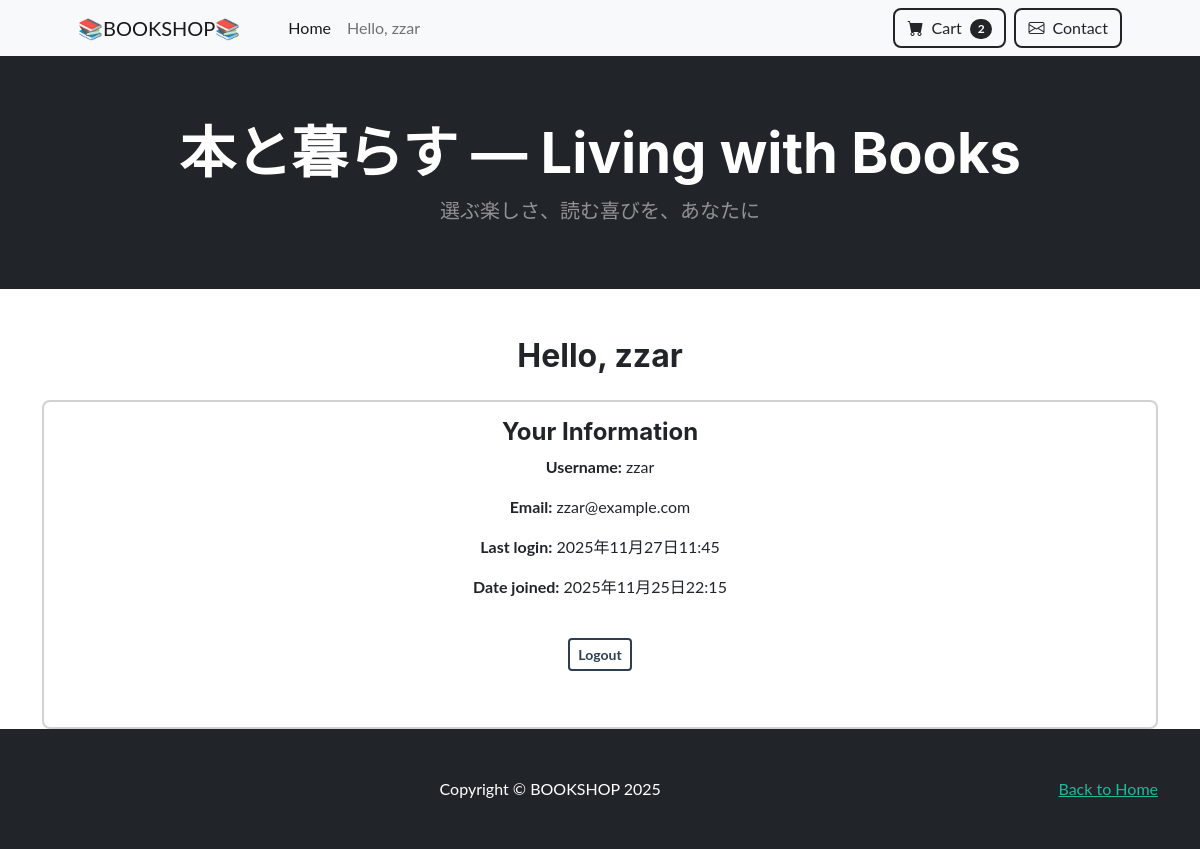
Screenshot of /mypage/ (signed in) with the database file from the repository.
### accounts/models.py (models this page shows)
class CustomUser(AbstractUser):
    pass

### bookshop_app/models.py (models this page shows, shortened)
class Cart(models.Model):
    user = models.OneToOneField(settings.AUTH_USER_MODEL, on_delete=models.CASCADE)
    def total_items(self):
        return sum(item.quantity for item in self.items.all())

class CartItem(models.Model):
    cart = models.ForeignKey(Cart, related_name="items", on_delete=models.CASCADE)
    book = models.ForeignKey(Book, on_delete=models.CASCADE)
    quantity = models.PositiveIntegerField(default=1)

### accounts/views.py (the view)
class MyPageView(LoginRequiredMixin,TemplateView):
    template_name = "mypage.html"

### accounts/templates/mypage.html (shortened to what this page needs)
{% extends "base.html" %}
{% load static %}
{% block content %}
<div class="container text-center mt-5">
    <h2>Hello, {{ user.username }} </h2>
    <div class="card mt-4 text-center">
        <div class="card-body">
            <h4>Your Information</h4>
            <p><strong>Username:</strong> {{ user.username }}</p>
            <p><strong>Email:</strong> {{ user.email }}</p>
            <p><strong>Last login:</strong> {{ user.last_login }}</p>
            <p><strong>Date joined:</strong> {{ user.date_joined }}</p>
        </div>
        <div class="d-flex justify-content-center align-items-center">
            <div class="d-flex justify-content-center gap-2">
                <button type="button" class="btn btn-sm btn-outline-secondary fw-bold"
                    onclick="location.href='{% url 'accounts:logout' %}'"> Logout </button>
        </div><br></br>
    </div>
    <br></br>
</div>
{% endblock %}

### bookshop_app/templates/base.html (shortened to what this page needs)
{% load static %}
<!DOCTYPE html>
<html lang="en">
    <head>
        <link href="https://cdn.jsdelivr.net/npm/bootstrap-icons@1.5.0/font/bootstrap-icons.css" rel="stylesheet" />
        <link href= "{% static "css/bookshop.css" %}" rel="stylesheet" />
    </head>
    <body>
        <nav class="navbar navbar-expand-lg navbar-light bg-light">
            <div class="container px-4 px-lg-5">
                <a class="navbar-brand" href="{% url 'bookshop:index' %}">📚BOOKSHOP📚</a>
                <div class="collapse navbar-collapse" id="navbarSupportedContent">
                    <ul class="navbar-nav me-auto mb-2 mb-lg-0 ms-lg-4">
                        <li class="nav-item"><a class="nav-link active" aria-current="page" href="{% url 'bookshop:index' %}">Home</a></li>
                        {% if user.is_authenticated %}
                            <li class="nav-item">
                                <a class="nav-link" href="{% url 'accounts:mypage' %}">Hello, {{ user.username }}</a>
                            </li>
                        {% endif %}
                    </ul>
                    <a class="btn btn-outline-dark" href="{% url 'bookshop:cart_detail' %}">
                    <i class="bi bi-cart-fill me-1"></i> Cart
                    <span class="badge bg-dark text-white ms-1 rounded-pill">
                        {% if user.is_authenticated and user.cart %}
                            {{ user.cart.total_items }}
                        {% else %}
                            0
                        {% endif %}
                    </span>
                    </a>
                    <a class="btn btn-outline-dark ms-2" href="{% url 'bookshop:contact' %}">
                    <i class="bi bi-envelope me-1"></i> Contact
                    </a>
                </div>
            </div>
        </nav>
        <header class="bg-dark py-3">
            <div class="container px-4 px-lg-5 my-5">
                <div class="text-center text-white">
                    <h1 class="display-4 fw-bolder">本と暮らす — Living with Books</h1>
                    <p class="lead fw-normal text-white-50 mb-0">選ぶ楽しさ、読む喜びを、あなたに</p>
                </div>
            </div>
        </header>
        <main>
            {% block content %}
            {% endblock %}
        </main>
        <footer class="py-5 bg-dark">
            <div class="container">
                <p class="float-end mb-1">
                    <a href="{% url 'bookshop:index' %}">Back to Home</a>
                </p>
                <p class="m-0 text-center text-white">Copyright &copy; BOOKSHOP 2025</p></div>
        </footer>
    </body>
</html>

### rows the page displays
CustomUser: username "zzar", cart.total_items "2", email "zzar@example.com", last_login "2025年11月27日11:45", date_joined "2025年11月25日22:15"
